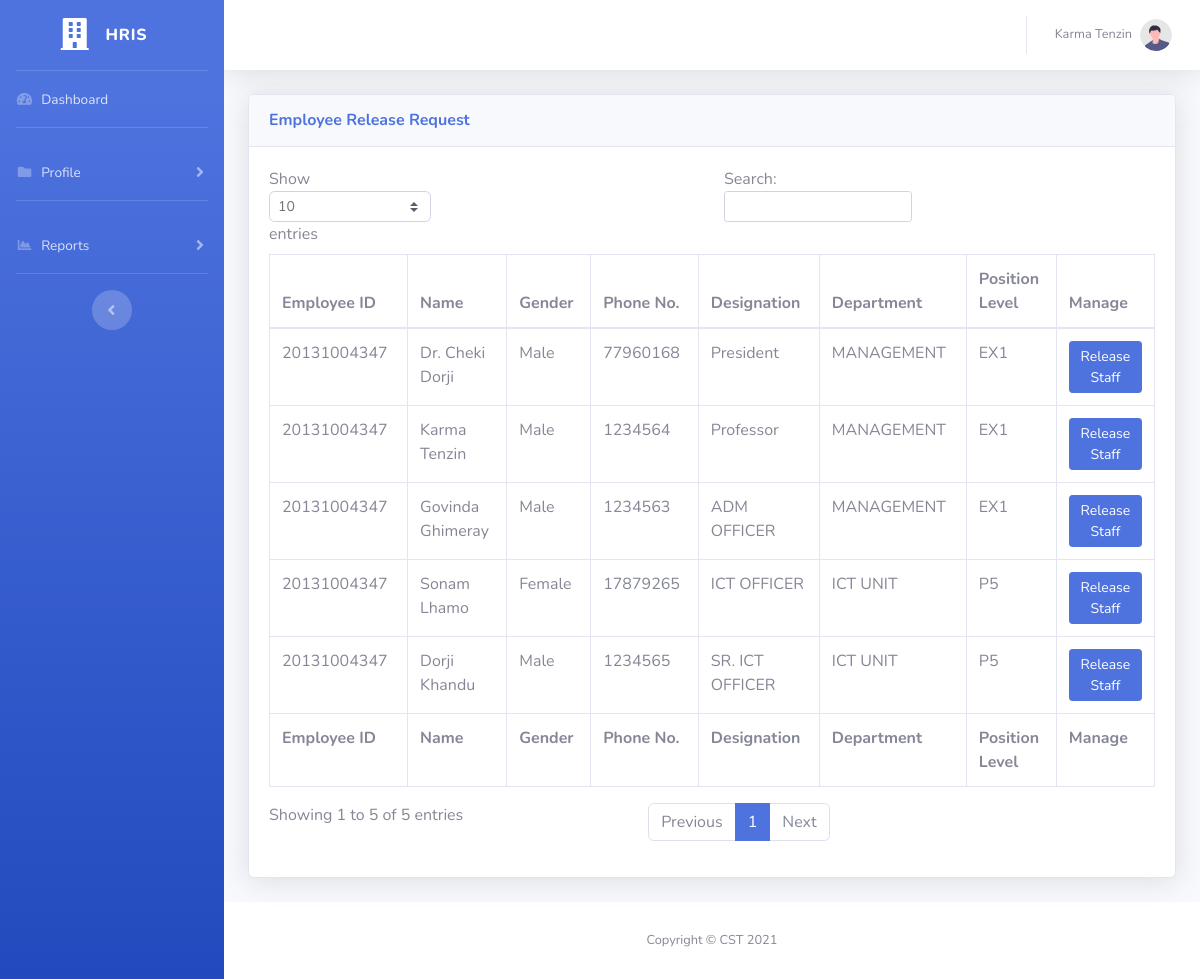
The page /release_order.php (signed in) on the database its author committed.
### tables this page shows
CREATE TABLE `employee` (
  `employee_id` bigint(14) NOT NULL,
  `cid` bigint(11) NOT NULL,
  `name` varchar(50) NOT NULL,
  `gender` varchar(10) NOT NULL,
  `dob` date NOT NULL,
  `email` varchar(50) NOT NULL,
  `mobile` int(11) NOT NULL,
  `designation` int(11) NOT NULL,
  `department` int(11) NOT NULL,
  `nationality` varchar(20) NOT NULL,
  `address` varchar(255) NOT NULL,
  `service_status` int(11) NOT NULL,
  `position_level` int(11) NOT NULL
);

CREATE TABLE `designation` (
  `desig_id` int(11) NOT NULL,
  `desig_name` varchar(30) NOT NULL
);

CREATE TABLE `department` (
  `dept_id` int(11) NOT NULL,
  `dept_name` varchar(100) NOT NULL
);

CREATE TABLE `position_level` (
  `pos_id` int(11) NOT NULL,
  `pos_name` varchar(10) NOT NULL
);

### release_order.php (the view, shortened to what this page needs)
<?php
include('./include/header.php');
?>
                <div class="container-fluid">
                    <div class="card shadow mb-4">
                        <div class="card-header py-3">
                            <h6 class="m-0 font-weight-bold text-primary">Employee Release Request</h6>
                        </div>
                        <div class="card-body">
                            <div class="table-responsive">
                                <table class="table table-bordered" id="myTable" width="100%" cellspacing="0">
                                    <thead>
                                        <tr>
                                            <th>Employee ID</th>
                                            <th>Name</th>
                                            <th>Gender</th>
                                            <th>Phone No.</th>
                                            <th>Designation</th>
                                            <th>Department</th>
                                            <th>Position Level</th>
                                            <th>Manage</th>
                                        </tr>
                                    </thead>
                                    <tfoot>
                                        <tr>
                                            <th>Employee ID</th>
                                            <th>Name</th>
                                            <th>Gender</th>
                                            <th>Phone No.</th>
                                            <th>Designation</th>
                                            <th>Department</th>
                                            <th>Position Level</th>
                                            <th>Manage</th>
                                        </tr>
                                    </tfoot>
                                    <tbody>
                                        <?php
                                        $sql = "SELECT `employee_id`, `name`, `gender`, `email`, `mobile`, `designation`, `department`, `position_level` FROM `employee` WHERE 1 ";
                                        $sql.=" ORDER BY `position_level` ASC";
                                        $tr_Qry=mysqli_query($con,$sql);
                                        while(list($employee_id, $name, $gender, $email, $mobile, $designation, $department, $position_level)=mysqli_fetch_row($tr_Qry)){
                                            list($dept)=mysqli_fetch_row(mysqli_query($con,"SELECT `dept_name` FROM `department` WHERE `dept_id`=".$department));
                                            list($desig)=mysqli_fetch_row(mysqli_query($con,"SELECT `desig_name` FROM `designation` WHERE `desig_id`=".$designation));
                                            list($pos)=mysqli_fetch_row(mysqli_query($con,"SELECT `pos_name` FROM `position_level` WHERE `pos_id`=".$department));
                                        ?>
                                        <tr>
                                            <td><?=$emp_id;?></td>
                                            <td><?=$name;?></td>
                                            <td><?=$gender;?></td>
                                            <td><?=$mobile;?></td>
                                            <td><?=$desig;?></td>
                                            <td><?=$dept;?></td>
                                            <td><?=$pos;?></td>
                                            <td>
                                                <a class="btn btn-primary btn-user btn-sm" href="add_release_request.php?id=<?=$employee_id;?>">Release Staff</a>
                                            </td>
                                        </tr>
                                        <?php
                                        }
                                        ?>
                                    </tbody>
                                </table>
                            </div>
                        </div>
                    </div>
                </div>
<?php
include('./include/footer.php');
?>

### include/header.php (shortened to what this page needs)
<?php
	include('./include/connection.php');
	$emp_id=$_SESSION['emp_id'];
	list($employee_name)=mysqli_fetch_row(mysqli_query($con,"SELECT name FROM employee WHERE employee_id='".$emp_id."'"));
?>
<!DOCTYPE html>
<html lang="en">
<head>
    <link href="vendor/fontawesome-free/css/all.min.css" rel="stylesheet" type="text/css">
    <link href="css/sb-admin-2.min.css" rel="stylesheet">
</head>
<body id="page-top">
    <div id="wrapper">
        <ul class="navbar-nav bg-gradient-primary sidebar sidebar-dark accordion" id="accordionSidebar">
            <a class="sidebar-brand d-flex align-items-center justify-content-center" href="index.php">
                <div class="sidebar-brand-icon rotate-n-0">
                    <i class="fas fa-building"></i>
                </div>
                <div class="sidebar-brand-text mx-3">HRIS</div>
            </a>
            <hr class="sidebar-divider my-0">
            <li class="nav-item">
                <a class="nav-link" href="index.php">
                    <i class="fas fa-fw fa-tachometer-alt"></i>
                    <span>Dashboard</span></a>
            </li>
            <hr class="sidebar-divider">
            <li class="nav-item">
                <a class="nav-link collapsed" href="#" data-toggle="collapse" data-target="#Profile"
                    aria-expanded="true" aria-controls="Profile">
                    <i class="fas fa-fw fa-folder"></i>
                    <span>Profile</span>
                </a>
            </li>
            <hr class="sidebar-divider">
            <li class="nav-item">
                <a class="nav-link collapsed" href="#" data-toggle="collapse" data-target="#Reports"
                    aria-expanded="true" aria-controls="Reports">
                    <i class="fas fa-fw fa-chart-area"></i>
                    <span>Reports</span>
                </a>
            </li>
            <hr class="sidebar-divider d-none d-md-block">
            <div class="text-center d-none d-md-inline">
                <button class="rounded-circle border-0" id="sidebarToggle"></button>
            </div>
        </ul>
        <div id="content-wrapper" class="d-flex flex-column">
            <div id="content">
                <nav class="navbar navbar-expand navbar-light bg-white topbar mb-4 static-top shadow">
                    <ul class="navbar-nav ml-auto">
                        <li class="nav-item dropdown no-arrow">
                            <a class="nav-link dropdown-toggle" href="#" id="userDropdown" role="button"
                                data-toggle="dropdown" aria-haspopup="true" aria-expanded="false">
                                <span class="mr-2 d-none d-lg-inline text-gray-600 small"><?php echo $employee_name; ?></span>
                                <img class="img-profile rounded-circle"
                                    src="img/undraw_profile.svg">
                            </a>
                        </li>
                    </ul>
                </nav>

### rows shown on the page
employee: name "Karma Tenzin", gender "Male", mobile "1234564", designation.desig_name "Professor", department.dept_name "MANAGEMENT", position_level.pos_name "EX1"
employee: name "Dr. Cheki Dorji", gender "Male", mobile "77960168", designation.desig_name "President", department.dept_name "MANAGEMENT", position_level.pos_name "EX1"
employee: name "Govinda Ghimeray", gender "Male", mobile "1234563", designation.desig_name "ADM OFFICER", department.dept_name "MANAGEMENT", position_level.pos_name "EX1"
employee: name "Sonam Lhamo", gender "Female", mobile "17879265", designation.desig_name "ICT OFFICER", department.dept_name "ICT UNIT", position_level.pos_name "P5"
employee: name "Dorji Khandu", gender "Male", mobile "1234565", designation.desig_name "SR. ICT OFFICER", department.dept_name "ICT UNIT", position_level.pos_name "P5"
